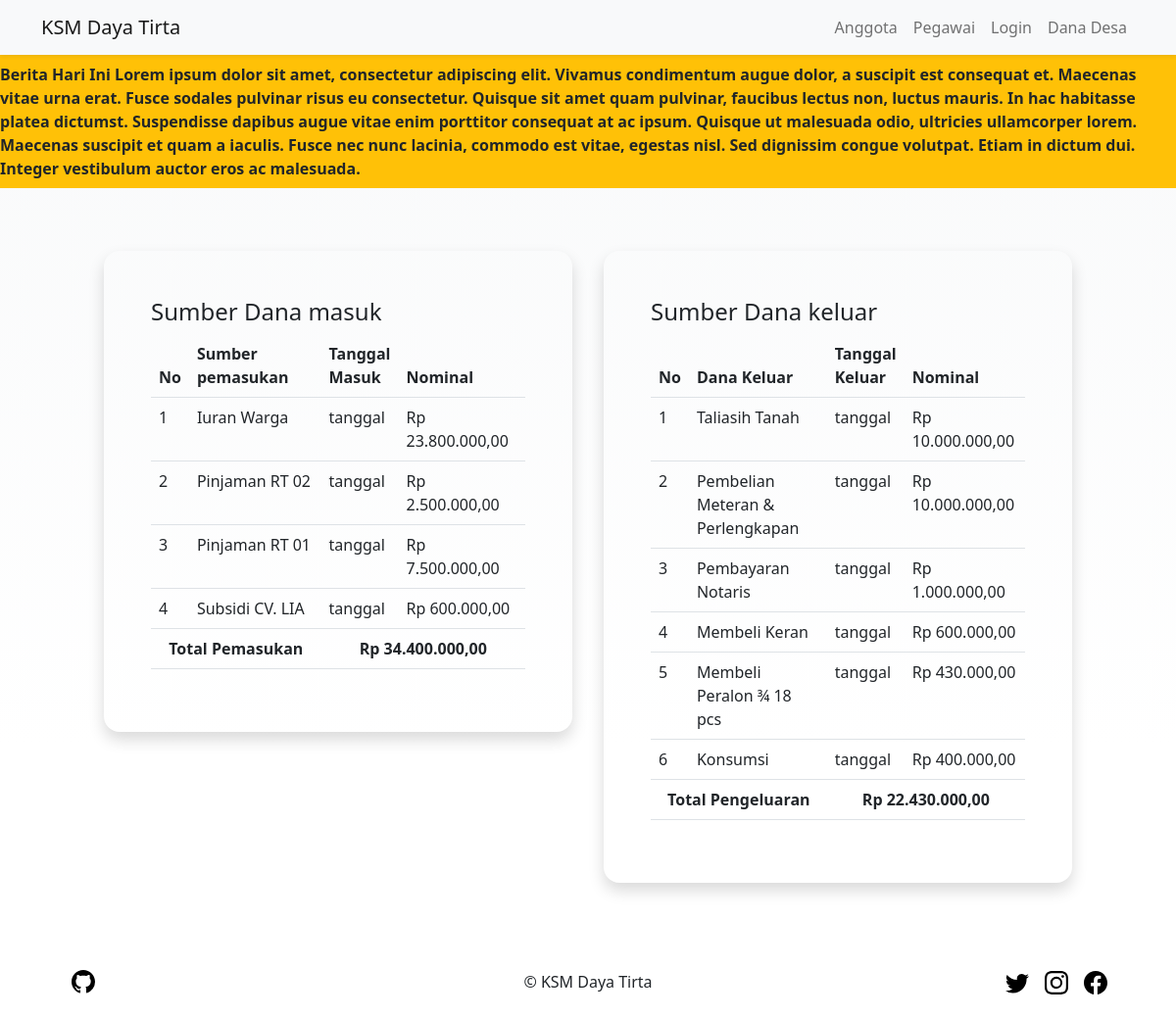
/anggota/danadesa.php, run on the app's committed database.
### tables this page shows
CREATE TABLE `informasi` (
  `id_informasi` int(11) NOT NULL,
  `isi_informasi` text NOT NULL,
  `status` tinyint(1) NOT NULL
);

CREATE TABLE `danamasuk` (
  `id_masuk` int(11) NOT NULL,
  `pemasukan` varchar(100) NOT NULL,
  `nominal` int(20) NOT NULL,
  `tanggal` date NOT NULL DEFAULT current_timestamp()
);

CREATE TABLE `danakeluar` (
  `id_keluar` int(11) NOT NULL,
  `pengeluaran` varchar(50) NOT NULL,
  `nominal` int(20) NOT NULL,
  `tanggal` date NOT NULL DEFAULT current_timestamp()
);

### anggota/danadesa.php (the view, shortened to what this page needs)
<?php
include '../koneksi.php';
$queryselectinformasi = "SELECT * FROM informasi WHERE status = 1";
$execinformasi = mysqli_query($conn, $queryselectinformasi);
$datainformasi = mysqli_fetch_all($execinformasi, MYSQLI_ASSOC);
$querydanamasuk = "SELECT * FROM danamasuk";
$querydanakeluar = "SELECT * FROM danakeluar";
$querytotaldanamasuk = "SELECT SUM(nominal) as total FROM danamasuk";
$querytotaldanakeluar = "SELECT SUM(nominal) as total FROM danakeluar";
$execdanamasuk = mysqli_query($conn, $querydanamasuk);
$execdanakeluar = mysqli_query($conn, $querydanakeluar);
$exectotaldanamasuk = mysqli_query($conn, $querytotaldanamasuk);
$exectotaldanakeluar = mysqli_query($conn, $querytotaldanakeluar);
if ($execdanamasuk && $execdanakeluar) {
  $datadanamasuk = mysqli_fetch_all($execdanamasuk, MYSQLI_ASSOC);
  $datadanakeluar = mysqli_fetch_all($execdanakeluar, MYSQLI_ASSOC);
  $totaldanamasuk = mysqli_fetch_all($exectotaldanamasuk);
  $totaldanakeluar = mysqli_fetch_all($exectotaldanakeluar);
}
?>
<!doctype html>
<html lang="en">
<head>
  <link href="https://cdn.jsdelivr.net/npm/bootstrap@5.2.0-beta1/dist/css/bootstrap.min.css" rel="stylesheet">
</head>
<body>
  <nav class="navbar sticky-top navbar-expand-sm bg-light shadow-sm">
    <div class="container">
      <a class="navbar-brand" href="../">KSM Daya Tirta</a>
      <div class="collapse navbar-collapse justify-content-end" id="navbarNav">
        <ul class="navbar-nav">
          <li class="nav-item">
            <a class="nav-link" href="../anggota">Anggota</a>
          </li>
          <li class="nav-item">
            <a class="nav-link" href="../pegawai">Pegawai</a>
          </li>
          <?php if (isset($_SESSION['login'])) : ?>
            <li class="nav-item dropdown">
              <a class="nav-link dropdown-toggle" href="#" role="button" data-bs-toggle="dropdown" aria-expanded="false">
                <?= (isset($_SESSION['nama'])) ? $_SESSION['nama'] : 'Fitur Pegawai' ?>
              </a>
              <ul class="dropdown-menu">
                <li><a class="dropdown-item" href="../pegawai?logout">Logout</a></li>
                <li><a class="dropdown-item" href="pembayaran.php">Pembayaran PDAM</a></li>
                <li><a class="dropdown-item" href="../pegawai/dataanggota.php">Data Anggota</a></li>
                <li><a class="dropdown-item" href="../pegawai/pembayaran.php?laporan">Laporan Pembayaran</a></li>
                <li><a class="dropdown-item" href="../pegawai/informasi.php">Informasi Sistem</a></li>
              </ul>
            </li>
          <?php else : ?>
            <li class="nav-item">
              <a class="nav-link" href="../pegawai?login=show">Login</a>
            </li>
          <?php endif ?>
          <li class="nav-item">
            <a class="nav-link" href="danadesa.php">Dana Desa</a>
          </li>
        </ul>
      </div>
    </div>
  </nav>
  <div class="col-12 bg-warning fw-bold py-2">
    <marquee>Berita Hari Ini <?= $datainformasi[0]['isi_informasi'] ?></marquee>
  </div>
  <div class="container-sm mx-auto">
    <div class="row m-5">
      <div class="col-lg-6 col-md-12">
        <div class="table-responsive mx-1 my-3 shadow rounded-4 p-5">
          <table class="table">
            <h4>Sumber Dana masuk</h4>
            <thead>
              <tr>
                <th>No</th>
                <th>Sumber pemasukan</th>
                <th width="2">Tanggal Masuk</th>
                <th>Nominal</th>
              </tr>
            </thead>
            <tbody>
              <?php $no = 0; ?>
              <?php foreach ($datadanamasuk as $m) { ?>
                <?php $no++ ?>
                <tr>
                  <td><?= $no ?></td>
                  <td><?= $m['pemasukan'] ?></td>
                  <td>tanggal</td>
                  <td>Rp <?= number_format($m['nominal'], 2, ',', '.')  ?></td>
                </tr>
              <?php } ?>
            </tbody>
            <tfoot>
              <tr class="fw-bold">
                <td class="text-center" colspan="2">Total Pemasukan</td>
                <td class="text-center" colspan="2">Rp <?= number_format($totaldanamasuk[0][0], 2, ',', '.') ?></td>
              </tr>
            </tfoot>
          </table>
        </div>
      </div>
      <div class="col-lg-6 col-md-12">
        <div class="table-responsive mx-1 my-3 shadow rounded-4 p-5">
          <table class="table">
            <h4>Sumber Dana keluar</h4>
            <thead>
              <tr>
                <th>No</th>
                <th>Dana Keluar</th>
                <th width="2">Tanggal Keluar</th>
                <th>Nominal</th>
              </tr>
            </thead>
            <tbody>
              <?php $no = 0; ?>
              <?php foreach ($datadanakeluar as $m) { ?>
                <?php $no++ ?>
                <tr>
                  <td><?= $no ?></td>
                  <td><?= $m['pengeluaran'] ?></td>
                  <td>tanggal</td>
                  <td>Rp <?= number_format($m['nominal'], 2, ',', '.')  ?></td>
                </tr>
              <?php } ?>
            </tbody>
            <tfoot>
              <tr class="fw-bold">
                <td class="text-center" colspan="2">Total Pengeluaran</td>
                <td class="text-center" colspan="2">Rp <?= number_format($totaldanakeluar[0][0], 2, ',', '.') ?></td>
              </tr>
            </tfoot>
          </table>
        </div>
      </div>
    </div>
  </div>
  <div class="container">
    <div class="sticky-bottom">
      <footer class="d-flex flex-wrap justify-content-between align-items-center p-4 m-1">
        <div class="col-md-4 d-flex align-items-center">
          <a href="https://github.com/ArRahmaan17/" class="mb-3 me-2 mb-md-0 text-muted text-decoration-none lh-1">
            <svg class="bi" width="30" height="24">
              <use xlink:href="#github" />
            </svg>
          </a>
        </div>
        <div class="text-center">
          &#169; KSM Daya Tirta
        </div>
        <ul class="nav col-md-4 justify-content-end list-unstyled d-flex">
          <li class="ms-3"><a class="text-muted" href="#"><svg class="bi" width="24" height="24">
                <use xlink:href="#twitter" />
              </svg></a></li>
          <li class="ms-3"><a class="text-muted" href="#"><svg class="bi" width="24" height="24">
                <use xlink:href="#instagram" />
              </svg></a></li>
          <li class="ms-3"><a class="text-muted" href="#"><svg class="bi" width="24" height="24">
                <use xlink:href="#facebook" />
              </svg></a></li>
        </ul>
      </footer>
    </div>
  </div>
</body>
</html>

### anggota/danadesa.php (style rules this page uses)
body { height: 95vh; background-image: linear-gradient(#F8F9FA, #fff); background-size: auto; background-repeat: no-repeat; }

### data on the page
informasi: isi_informasi "Lorem ipsum dolor sit amet, consectetur adipiscing elit. Vivamus condimentum augue dolor, a suscipit est consequat et. Maecenas vitae urna erat. Fusce sodales pulvinar risus eu consectetur. Quisque sit amet quam pulvinar, faucibus lectus non, luctus mauris. In hac habitasse platea dictumst. Suspendisse dapibus augue vitae enim porttitor consequat at ac ipsum. Quisque ut malesuada odio, ultricies ullamcorper lorem. Maecenas suscipit et quam a iaculis. Fusce nec nunc lacinia, commodo est vitae, egestas nisl. Sed dignissim congue volutpat. Etiam in dictum dui. Integer vestibulum auctor eros ac malesuada."
danamasuk: pemasukan "Iuran Warga", nominal "23.800.000,00"
danamasuk: pemasukan "Pinjaman RT 02", nominal "2.500.000,00"
danamasuk: pemasukan "Pinjaman RT 01", nominal "7.500.000,00"
danamasuk: pemasukan "Subsidi CV. LIA", nominal "600.000,00"
danakeluar: pengeluaran "Taliasih Tanah", nominal "10.000.000,00"
danakeluar: pengeluaran "Pembelian Meteran & Perlengkapan", nominal "10.000.000,00"
danakeluar: pengeluaran "Pembayaran Notaris", nominal "1.000.000,00"
danakeluar: pengeluaran "Membeli Keran", nominal "600.000,00"
danakeluar: pengeluaran "Membeli Peralon ¾ 18 pcs", nominal "430.000,00"
danakeluar: pengeluaran "Konsumsi", nominal "400.000,00"

### other printed values
$totaldanamasuk[0][0] "34.400.000,00"
$totaldanakeluar[0][0] "22.430.000,00"
